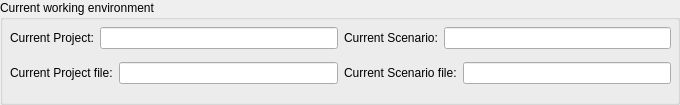
     <widget class="QGroupBox" name="groupBox_3">
      <property name="minimumSize">
       <size>
        <width>0</width>
        <height>105</height>
       </size>
      </property>
      <property name="title">
       <string>Current working environment</string>
      </property>
      <widget class="QWidget" name="layoutWidget">
       <property name="geometry">
        <rect>
         <x>10</x>
         <y>20</y>
         <width>661</width>
         <height>71</height>
        </rect>
       </property>
       <layout class="QVBoxLayout" name="verticalLayout_6">
        <item>
         <layout class="QHBoxLayout" name="horizontalLayout_18">
          <item>
           <layout class="QHBoxLayout" name="horizontalLayout_19">
            <item>
             <widget class="QLabel" name="label_10">
              <property name="text">
               <string>Current Project:</string>
              </property>
             </widget>
            </item>
            <item>
             <widget class="QLineEdit" name="lineEdit_9"/>
            </item>
           </layout>
          </item>
          <item>
           <layout class="QHBoxLayout" name="horizontalLayout_20">
            <item>
             <widget class="QLabel" name="label_11">
              <property name="text">
               <string>Current Scenario:</string>
              </property>
             </widget>
            </item>
            <item>
             <widget class="QLineEdit" name="lineEdit_10"/>
            </item>
           </layout>
          </item>
         </layout>
        </item>
        <item>
         <layout class="QHBoxLayout" name="horizontalLayout_12">
          <item>
           <layout class="QHBoxLayout" name="horizontalLayout">
            <item>
             <widget class="QLabel" name="label_4">
              <property name="text">
               <string>Current Project file:</string>
              </property>
             </widget>
            </item>
            <item>
             <widget class="QLineEdit" name="lineEdit_6"/>
            </item>
           </layout>
          </item>
          <item>
           <layout class="QHBoxLayout" name="horizontalLayout_11">
            <item>
             <widget class="QLabel" name="label_5">
              <property name="text">
               <string>Current Scenario file:</string>
              </property>
             </widget>
            </item>
            <item>
             <widget class="QLineEdit" name="lineEdit_7"/>
            </item>
           </layout>
          </item>
         </layout>
        </item>
       </layout>
      </widget>
      <zorder>layoutWidget</zorder>
      <zorder>toolBox</zorder>
     </widget>
